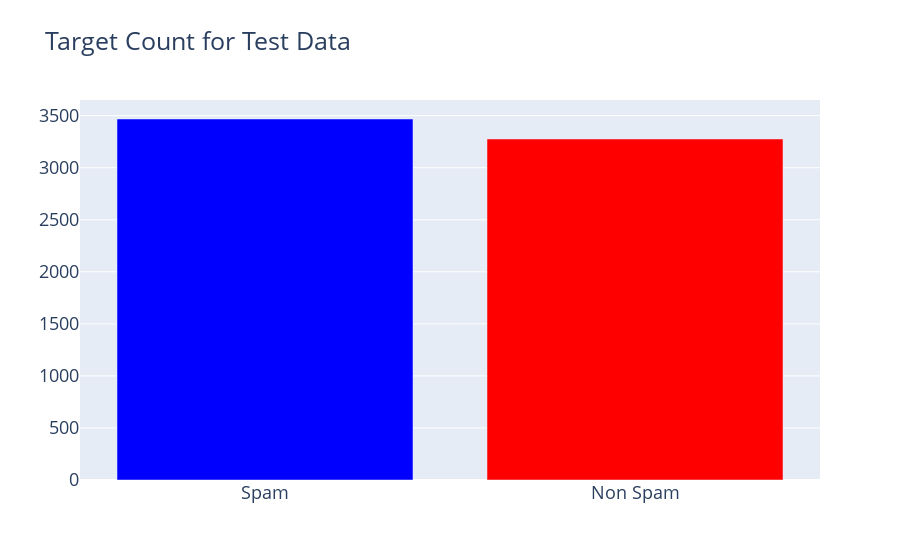
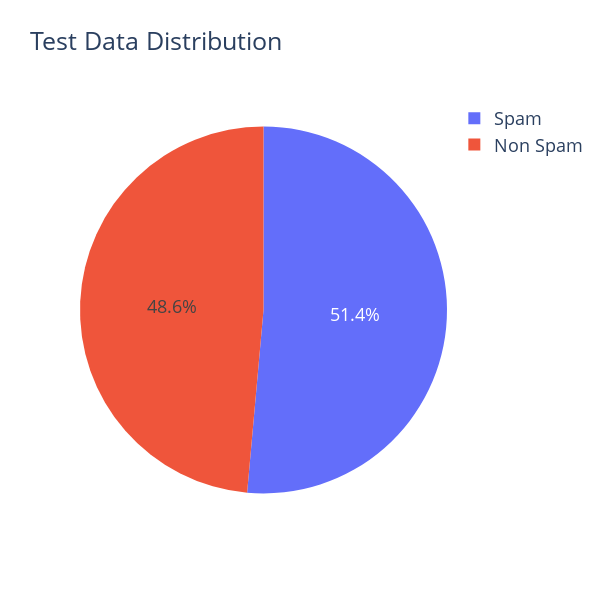

Notebook code for these charts, in order:
### Code cell
configure_plotly_browser_state()

spam_test_index = [i for i,o in enumerate(y_test) if o == 1]
non_spam_test_index = [i for i,o in enumerate(y_test) if o == 0]

spam_size = len(spam_test_index)
non_spam_size = len(non_spam_test_index)
total_test_size = spam_size + non_spam_size

trace = go.Bar(
    x=["Spam","Non Spam"],
    y=[spam_size, non_spam_size],
    marker=dict(
        color=[spam_size, non_spam_size],
        colorscale = 'Picnic',
        reversescale = True
    ),
)

layout = go.Layout(
    title='Target Count for Test Data',
    font=dict(size=18)
)

data = [trace]
fig = go.Figure(data=data, layout=layout)
py.iplot(fig, filename="TargetCount")

## target distribution ##
labels = (np.array(["Spam", "Non Spam"]))
sizes = (np.array(([spam_size,non_spam_size]))/total_train_size*100)

trace = go.Pie(labels=labels, values=sizes)
layout = go.Layout(
    title='Test Data Distribution',
    font=dict(size=18),
    width=600,
    height=600,
)
data = [trace]
fig = go.Figure(data=data, layout=layout)
py.iplot(fig, filename="usertype")

### Figure 1 — Plotly figure (JSON) as saved in the notebook; plotly's stock layout.template omitted (floating-point values rounded to 4 significant figures)
{"data": [{"marker": {"color": [3468, 3276], "colorscale": [[0, "rgb(0,0,255)"], [0.1, "rgb(51,153,255)"], [0.2, "rgb(102,204,255)"], [0.3, "rgb(153,204,255)"], [0.4, "rgb(204,204,255)"], [0.5, "rgb(255,255,255)"], [0.6, "rgb(255,204,255)"], [0.7, "rgb(255,153,255)"], [0.8, "rgb(255,102,204)"], [0.9, "rgb(255,102,102)"], [1, "rgb(255,0,0)"]], "reversescale": true}, "type": "bar", "x": ["Spam", "Non Spam"], "y": [3468, 3276]}], "layout": {"font": {"size": 18}, "title": {"text": "Target Count for Test Data"}}}

### Figure 2 — Plotly figure (JSON) as saved in the notebook; plotly's stock layout.template omitted (floating-point values rounded to 4 significant figures)
{"data": [{"labels": ["Spam", "Non Spam"], "type": "pie", "values": [12.86, 12.15]}], "layout": {"font": {"size": 18}, "height": 600, "title": {"text": "Test Data Distribution"}, "width": 600}}
